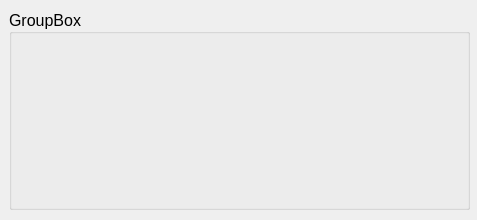
<?xml version="1.0" encoding="UTF-8"?>
<ui version="4.0">
 <class>DataPanel</class>
 <widget class="QWidget" name="DataPanel">
  <property name="geometry">
   <rect>
    <x>0</x>
    <y>0</y>
    <width>477</width>
    <height>220</height>
   </rect>
  </property>
  <property name="windowTitle">
   <string>Form</string>
  </property>
  <widget class="QGroupBox" name="groupBox">
   <property name="geometry">
    <rect>
     <x>9</x>
     <y>9</y>
     <width>461</width>
     <height>201</height>
    </rect>
   </property>
   <property name="font">
    <font>
     <pointsize>12</pointsize>
    </font>
   </property>
   <property name="title">
    <string>GroupBox</string>
   </property>
   <property name="alignment">
    <set>Qt::AlignLeading|Qt::AlignLeft|Qt::AlignVCenter</set>
   </property>
  </widget>
 </widget>
 <resources/>
 <connections/>
</ui>
